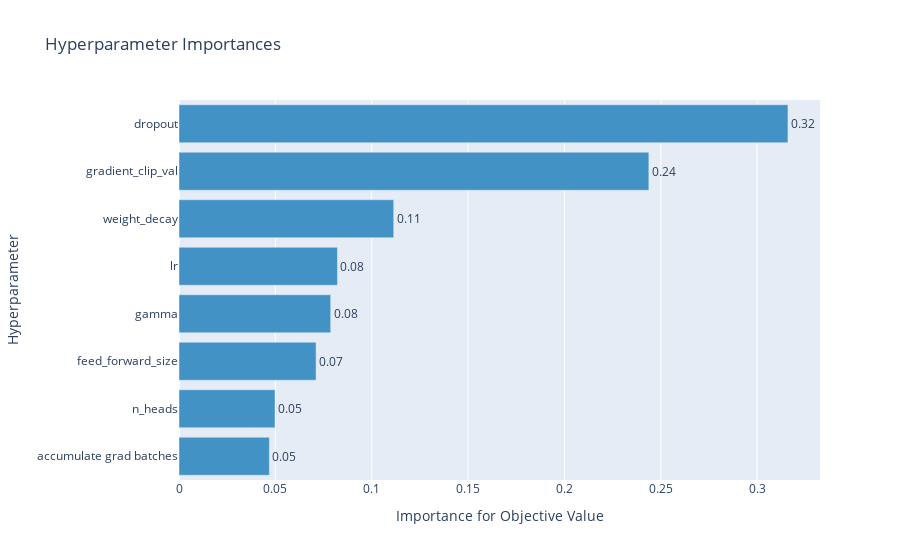

Notebook source saved alongside this figure:
### Code cell
import matplotlib.pyplot as plt
import optuna

%matplotlib inline

optuna.visualization.plot_param_importances(study)

### Figure 1 — Plotly figure (JSON) as saved in the notebook; plotly's stock layout.template omitted (floating-point values rounded to 4 significant figures)
{"data": [{"cliponaxis": false, "hovertemplate": ["accumulate grad batches (CategoricalDistribution): 0.04690256572973527<extra></extra>", "n_heads (CategoricalDistribution): 0.049830475935974866<extra></extra>", "feed_forward_size (CategoricalDistribution): 0.07112195643273728<extra></extra>", "gamma (UniformDistribution): 0.07870778455358583<extra></extra>", "lr (LogUniformDistribution): 0.08222592861108925<extra></extra>", "weight_decay (LogUniformDistribution): 0.1114204590547548<extra></extra>", "gradient_clip_val (UniformDistribution): 0.24380657857478688<extra></extra>", "dropout (UniformDistribution): 0.3159842511073359<extra></extra>"], "marker": {"color": "rgb(66,146,198)"}, "orientation": "h", "text": ["0.04690256572973527", "0.049830475935974866", "0.07112195643273728", "0.07870778455358583", "0.08222592861108925", "0.1114204590547548", "0.24380657857478688", "0.3159842511073359"], "textposition": "outside", "texttemplate": "%{text:.2f}", "type": "bar", "x": [0.0469, 0.04983, 0.07112, 0.07871, 0.08223, 0.1114, 0.2438, 0.316], "y": ["accumulate grad batches", "n_heads", "feed_forward_size", "gamma", "lr", "weight_decay", "gradient_clip_val", "dropout"]}], "layout": {"showlegend": false, "title": {"text": "Hyperparameter Importances"}, "xaxis": {"title": {"text": "Importance for Objective Value"}}, "yaxis": {"title": {"text": "Hyperparameter"}}}}
